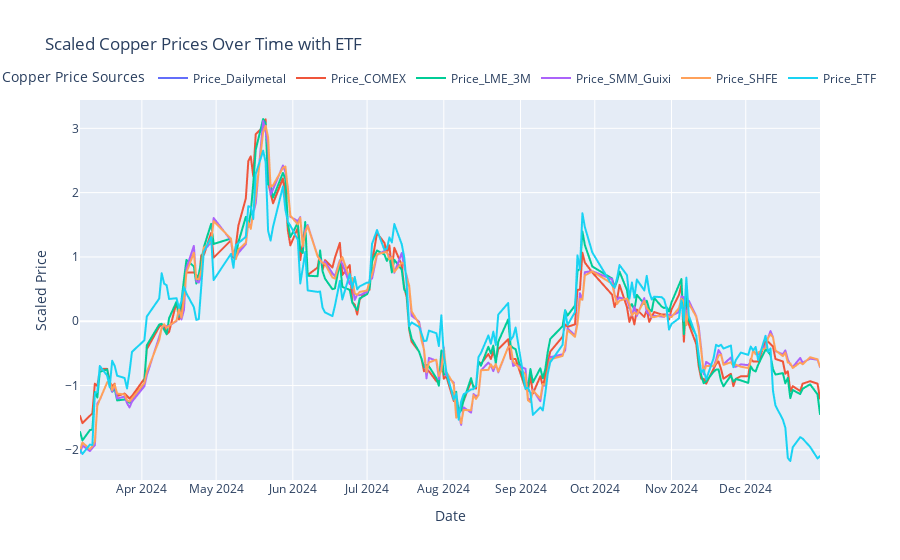

Notebook code cell kept with this figure:
### Code cell
dfcu_merged_scaled = dfcu_merged.copy()
dfcu_merged_scaled['Price_Dailymetal'] = (dfcu_merged_scaled['Price_Dailymetal'] - dfcu_merged_scaled['Price_Dailymetal'].mean()) / dfcu_merged_scaled['Price_Dailymetal'].std()
dfcu_merged_scaled['Price_COMEX'] = (dfcu_merged_scaled['Price_COMEX'] - dfcu_merged_scaled['Price_COMEX'].mean()) / dfcu_merged_scaled['Price_COMEX'].std()
dfcu_merged_scaled['Price_LME_3M'] = (dfcu_merged_scaled['Price_LME_3M'] - dfcu_merged_scaled['Price_LME_3M'].mean()) / dfcu_merged_scaled['Price_LME_3M'].std()
dfcu_merged_scaled['Price_SMM_Guixi'] = (dfcu_merged_scaled['Price_SMM_Guixi'] - dfcu_merged_scaled['Price_SMM_Guixi'].mean()) / dfcu_merged_scaled['Price_SMM_Guixi'].std()
dfcu_merged_scaled['Price_SHFE'] = (dfcu_merged_scaled['Price_SHFE'] - dfcu_merged_scaled['Price_SHFE'].mean()) / dfcu_merged_scaled['Price_SHFE'].std()
dfcu_merged_scaled['Price_ETF'] = (dfcu_merged_scaled['Price_ETF'] - dfcu_merged_scaled['Price_ETF'].mean()) / dfcu_merged_scaled['Price_ETF'].std()
# Plot the scaled data
fig_copper_scaled = px.line(dfcu_merged_scaled, x='Date', y=['Price_Dailymetal', 'Price_COMEX', 'Price_LME_3M', 'Price_SMM_Guixi', 'Price_SHFE', 'Price_ETF'],
                             labels={'value': 'Scaled Price', 'variable': 'Copper Price'},
                             title='Scaled Copper Prices Over Time with ETF')
fig_copper_scaled.update_layout(
    xaxis_title='Date',
    yaxis_title='Scaled Price',
    legend_title_text='Copper Price Sources',
    legend=dict(
        orientation="h",
        yanchor="bottom",
        y=1.02,
        xanchor="right",
        x=1
    )
)
fig_copper_scaled.show()

### Figure 1 — Plotly figure (JSON) as saved in the notebook; plotly's stock layout.template omitted (floating-point values rounded to 4 significant figures; data arrays with more than 128 entries replaced by an {"elided": "..."} marker saying what was removed)
{"data": [{"hovertemplate": "Copper Price=Price_Dailymetal<br>Date=%{x}<br>Scaled Price=%{y}<extra></extra>", "legendgroup": "Price_Dailymetal", "line": {"color": "#636efa", "dash": "solid"}, "marker": {"symbol": "circle"}, "mode": "lines", "name": "Price_Dailymetal", "showlegend": true, "type": "scattergl", "x": {"elided": "190 str values"}, "xaxis": "x", "y": {"elided": "190 float values"}, "yaxis": "y"}, {"hovertemplate": "Copper Price=Price_COMEX<br>Date=%{x}<br>Scaled Price=%{y}<extra></extra>", "legendgroup": "Price_COMEX", "line": {"color": "#EF553B", "dash": "solid"}, "marker": {"symbol": "circle"}, "mode": "lines", "name": "Price_COMEX", "showlegend": true, "type": "scattergl", "x": {"elided": "190 str values"}, "xaxis": "x", "y": {"elided": "190 float values"}, "yaxis": "y"}, {"hovertemplate": "Copper Price=Price_LME_3M<br>Date=%{x}<br>Scaled Price=%{y}<extra></extra>", "legendgroup": "Price_LME_3M", "line": {"color": "#00cc96", "dash": "solid"}, "marker": {"symbol": "circle"}, "mode": "lines", "name": "Price_LME_3M", "showlegend": true, "type": "scattergl", "x": {"elided": "190 str values"}, "xaxis": "x", "y": {"elided": "190 float values"}, "yaxis": "y"}, {"hovertemplate": "Copper Price=Price_SMM_Guixi<br>Date=%{x}<br>Scaled Price=%{y}<extra></extra>", "legendgroup": "Price_SMM_Guixi", "line": {"color": "#ab63fa", "dash": "solid"}, "marker": {"symbol": "circle"}, "mode": "lines", "name": "Price_SMM_Guixi", "showlegend": true, "type": "scattergl", "x": {"elided": "190 str values"}, "xaxis": "x", "y": {"elided": "190 float values"}, "yaxis": "y"}, {"hovertemplate": "Copper Price=Price_SHFE<br>Date=%{x}<br>Scaled Price=%{y}<extra></extra>", "legendgroup": "Price_SHFE", "line": {"color": "#FFA15A", "dash": "solid"}, "marker": {"symbol": "circle"}, "mode": "lines", "name": "Price_SHFE", "showlegend": true, "type": "scattergl", "x": {"elided": "190 str values"}, "xaxis": "x", "y": {"elided": "190 float values"}, "yaxis": "y"}, {"hovertemplate": "Copper Price=Price_ETF<br>Date=%{x}<br>Scaled Price=%{y}<extra></extra>", "legendgroup": "Price_ETF", "line": {"color": "#19d3f3", "dash": "solid"}, "marker": {"symbol": "circle"}, "mode": "lines", "name": "Price_ETF", "showlegend": true, "type": "scattergl", "x": {"elided": "190 str values"}, "xaxis": "x", "y": {"elided": "190 float values"}, "yaxis": "y"}], "layout": {"legend": {"orientation": "h", "title": {"text": "Copper Price Sources"}, "tracegroupgap": 0, "x": 1, "xanchor": "right", "y": 1.02, "yanchor": "bottom"}, "title": {"text": "Scaled Copper Prices Over Time with ETF"}, "xaxis": {"anchor": "y", "domain": [0, 1], "title": {"text": "Date"}}, "yaxis": {"anchor": "x", "domain": [0, 1], "title": {"text": "Scaled Price"}}}}
